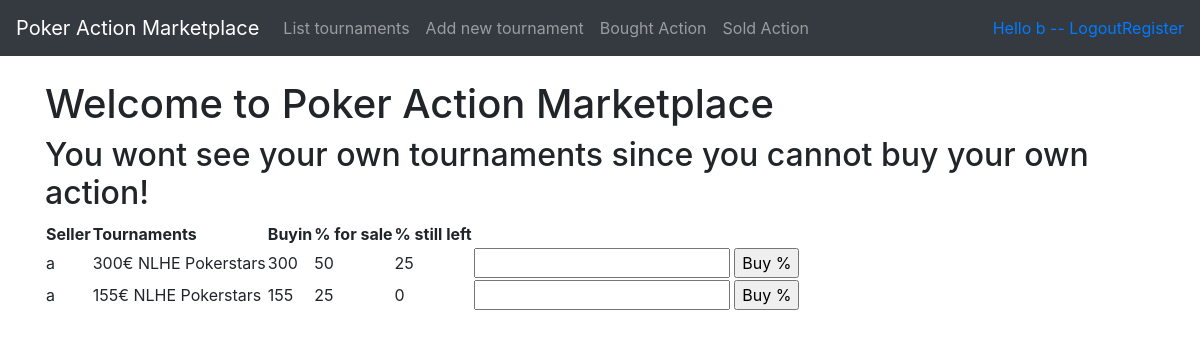
The app's page /tournaments/ (signed in), older data.
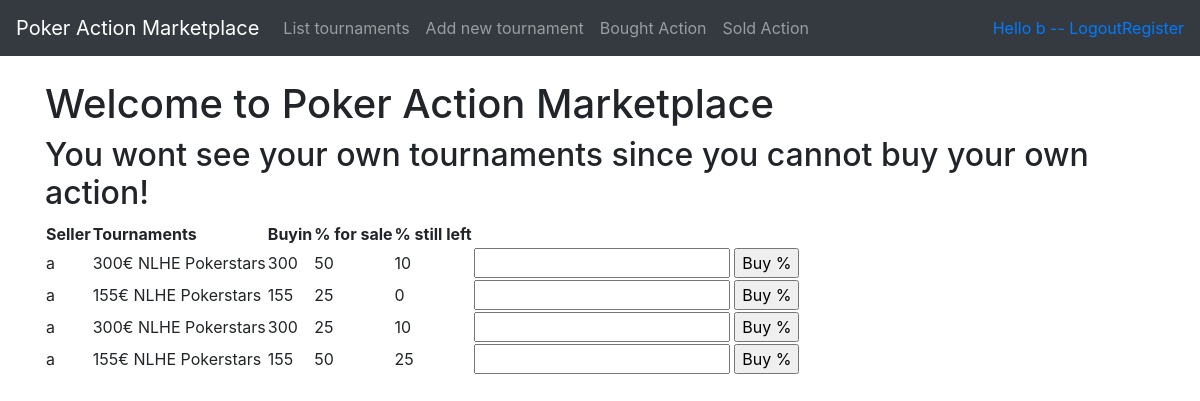
The same page, newer data.
### application/tournamentPackages/models.py (models this page shows, shortened)
class TournamentPackage(Base):
    tournament = db.Column(db.String(144), nullable=False)
    buyIn = db.Column(db.Integer, nullable=False)
    pctToBeSold = db.Column(db.Integer, nullable=False)
    pctLeft = db.Column(db.Integer, nullable=False)
    account_id = db.Column(db.Integer, db.ForeignKey('account.id'), nullable=False)
    def __init__(self, tournament, buyIn, pctToBeSold):
        self.tournament = tournament
        self.buyIn = buyIn
        self.pctToBeSold = pctToBeSold
        self.pctLeft = pctToBeSold
        self.user = ''
        self.userid = ''
    @staticmethod
    def join_account_on_tournaments():
        stmt = text("SELECT * FROM tournament_package"
                    " LEFT JOIN account on tournament_package.account_id = account.id")
        res = db.engine.execute(stmt)
        tournaments = []
        for row in res:
            tournament = TournamentPackage(row[3], row[4], row[5])
            tournament.user = row[-2]
            tournament.id = row[0]
            tournament.userid = row[7]
            tournament.pctLeft = row[6]
            if tournament.userid == current_user.id:
                continue
            tournaments.append(tournament)
        return tournaments

### application/tournamentPackages/views.py (the view)
@app.route('/tournaments/', methods=['GET'])
@login_required
def tournaments_index():
    tournaments = TournamentPackage.join_account_on_tournaments()
    tournaments.sort(key = lambda x: x.user, reverse=True)
    return render_template('tournaments/list.html', tournaments = tournaments)

### application/__init__.py (called while the page is built)
@login_manager.user_loader
def load_user(user_id):
    return User.query.get(user_id)

### application/templates/tournaments/list.html
{% extends "layout.html" %}
{% block body %}
<h1>Welcome to Poker Action Marketplace</h1>
<h2>You wont see your own tournaments since you cannot buy your own action!</h2>
<table>
  <th>Seller</th>
  <th>Tournaments</th>
  <th>Buyin</th>
  <th>% for sale</th>
  <th>% still left</th>
  {% for tournament in tournaments %}
  <tr>
    <td>{{ tournament.user }}</td>
    <td>{{ tournament.tournament }}</td>
    <td>{{ tournament.buyIn }}</td>
    <td>{{ tournament.pctToBeSold }}</td>
    <td>{{ tournament.pctLeft }}</td>
    <td><form method="POST", action="{{ url_for('tournaments_buy_percentage', tournament_id = tournament.id) }}">
      <input name="text">
      <input type="submit", value='Buy %'>
    </form></td>
  </tr>
{% endfor %}
</table>
{% endblock %}

Row changes from the older to the newer data that the page shows:
changed TournamentPackage (number 1 of 4 on the later page): pctLeft "25" → "10"
added TournamentPackage: user "a", tournament "300€ NLHE Pokerstars", buyIn "300", pctToBeSold "25", pctLeft "10"
added TournamentPackage: user "a", tournament "155€ NLHE Pokerstars", buyIn "155", pctToBeSold "50", pctLeft "25"
